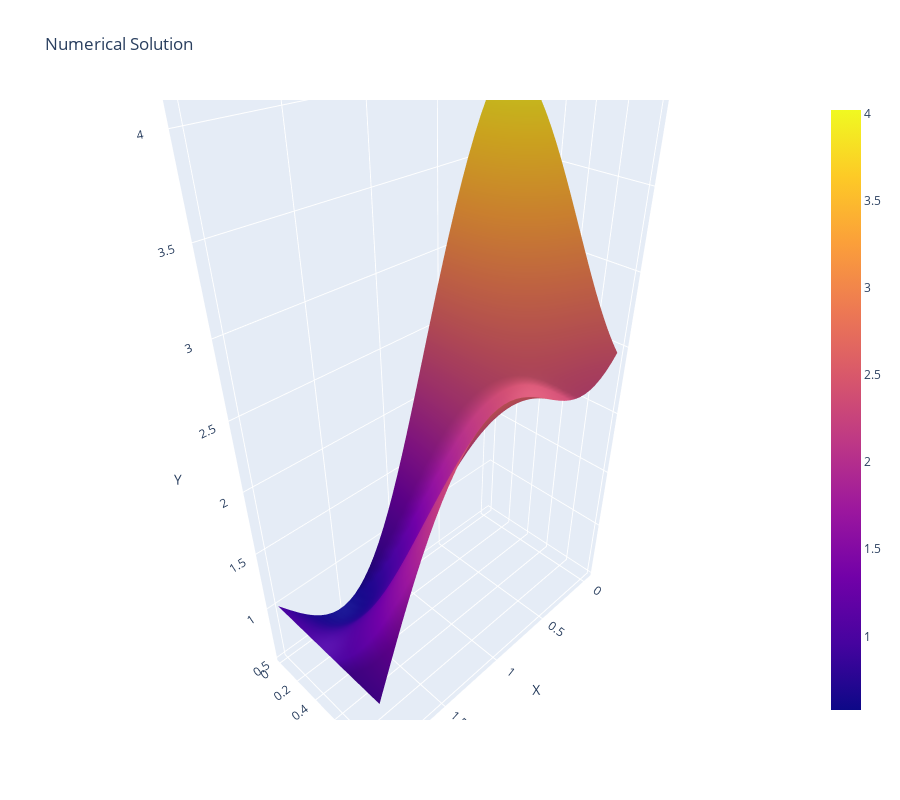

The code cell stored with this chart in its notebook:
### Markdown cell above
# Cхема "Крест"

### Code cell
'''
Задаю N и М 
Также считаю шаги по времени и координате, с введением фиктивных узлов на левой границе 
для аппроксимации условия Неймана со 2м порядком'''
N =40
M =  50
tau = 1/M
h = 2/(N-0.5)
'''
Создаю массив координты, времени и численного решения'''
x = np.arange(-h/2,2+h,h)
t = np.arange(0,1+tau,tau)
y = np.zeros((M+1,N+1))
'''
Заполняю Начальные и Граничные условия на 0 и 1 временном слое'''
for i in range(1,N):
    y[0,i] = 3-x[i] + m.cos(3*m.pi*x[i]/4)
    y[1,i] = y[0,i] - tau**2/2*(3*m.pi/4)**2 * m.cos(3*m.pi*x[i]/4)          #Порядок 2й
y[0,0] = y[0,1]+h                      #Нейман был аппроксимирован фиктивными узлами с порядком 2
y[0,N] = 1                          #Условие Дирихле абсолютно точное
y[1,0] = y[1,1]+h
y[1,N] = 1
'''
Выполняю цикл для каждого временного слоя, начиная со 2-го с заполнением граничных условий'''
for j in range(1,M):
    for i in range(1,N):
        y[j+1,i] = tau**2*(y[j,i+1]-2*y[j,i]+y[j,i-1])/h**2 +tau**2*m.sin(t[j])*m.cos(m.pi*x[i]/4) +2*y[j,i] - y[j-1,i]
    y[j+1,0] = y[j+1,1]+h
    y[j+1,N] = 1
'''
Построение графика'''
fig = go.Figure(data=[go.Surface(z=y, x=x, y=t)])
fig.update_layout(title='Numerical Solution', autosize = True,height = 800,scene = dict(
                     xaxis_title='X', yaxis_title='T', zaxis_title='Y'),)
fig.show()

plt.plot(x,x)

### Figure 1 — Plotly figure (JSON) as saved in the notebook; plotly's stock layout.template omitted (floating-point values rounded to 4 significant figures; data arrays with more than 128 entries replaced by an {"elided": "..."} marker saying what was removed)
{"data": [{"type": "surface", "x": [-0.02532, 0.02532, 0.07595, 0.1266, 0.1772, 0.2278, 0.2785, 0.3291, 0.3797, 0.4304, 0.481, 0.5316, 0.5823, 0.6329, 0.6835, 0.7342, 0.7848, 0.8354, 0.8861, 0.9367, 0.9873, 1.038, 1.089, 1.139, 1.19, 1.241, 1.291, 1.342, 1.392, 1.443, 1.494, 1.544, 1.595, 1.646, 1.696, 1.747, 1.797, 1.848, 1.899, 1.949, 2], "y": [0, 0.02, 0.04, 0.06, 0.08, 0.1, 0.12, 0.14, 0.16, 0.18, 0.2, 0.22, 0.24, 0.26, 0.28, 0.3, 0.32, 0.34, 0.36, 0.38, 0.4, 0.42, 0.44, 0.46, 0.48, 0.5, 0.52, 0.54, 0.56, 0.58, 0.6, 0.62, 0.64, 0.66, 0.68, 0.7, 0.72, 0.74, 0.76, 0.78, 0.8, 0.82, 0.84, 0.86, 0.88, 0.9, 0.92, 0.94, 0.96, 0.98, 1], "z": {"elided": "51x41 float values"}}], "layout": {"autosize": true, "height": 800, "scene": {"xaxis": {"title": {"text": "X"}}, "yaxis": {"title": {"text": "T"}}, "zaxis": {"title": {"text": "Y"}}}, "title": {"text": "Numerical Solution"}}}
